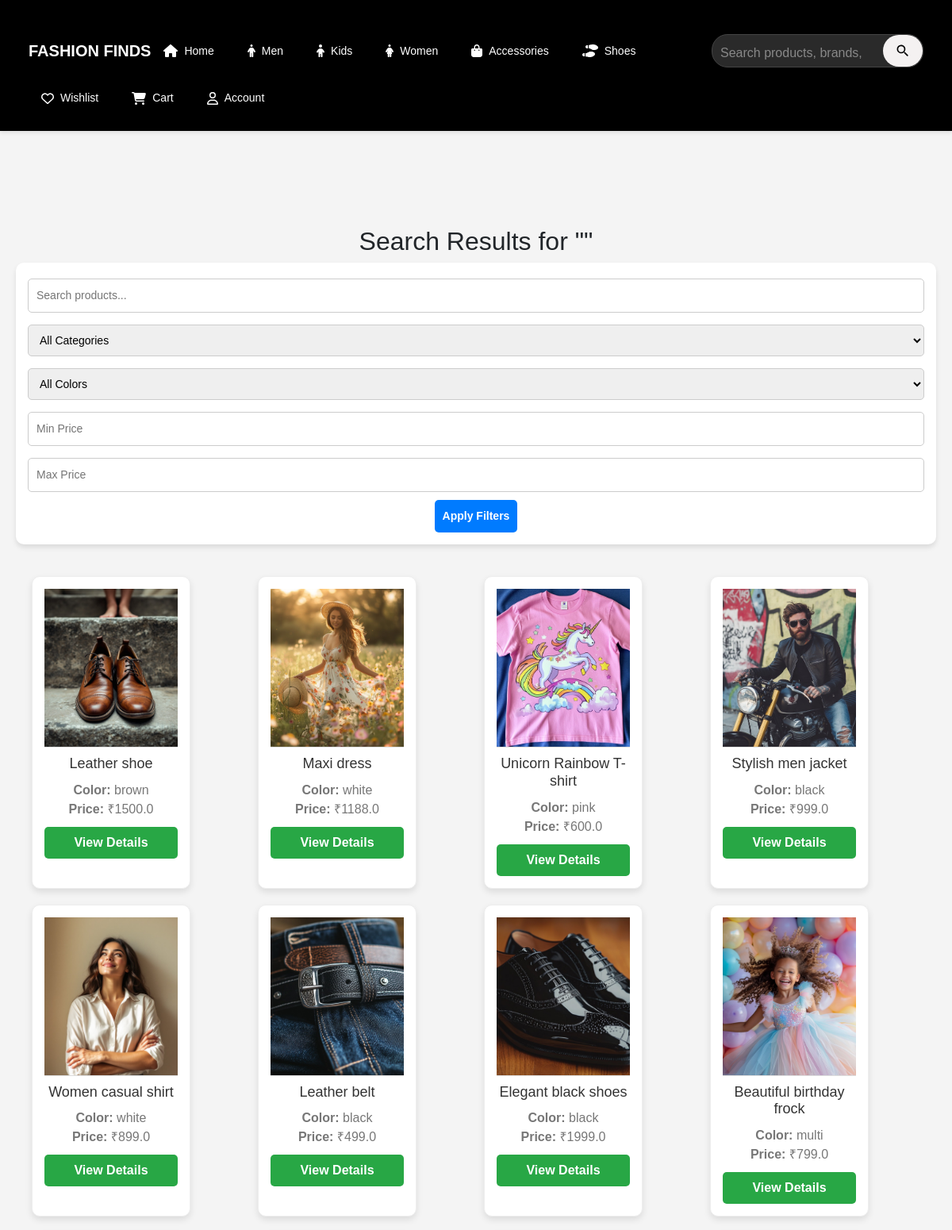
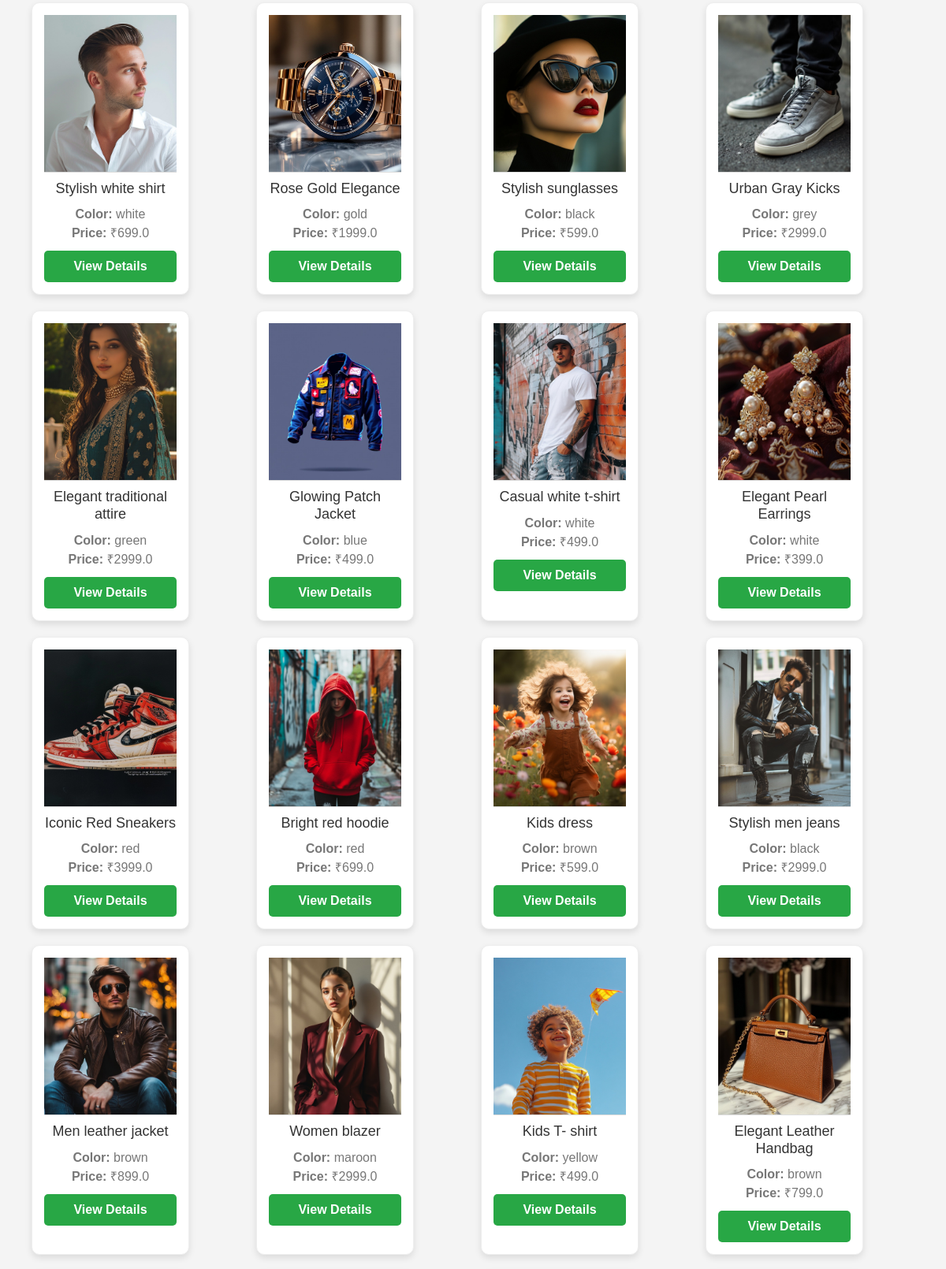
Screenshot of /search (upper part) with the database file from the repository (2 pictures, top to bottom).
### app/models.py (models this page shows, shortened)
class Product(db.Model):
    __tablename__ = 'products'
    id = db.Column(db.Integer, primary_key=True)
    product_name = db.Column(db.String(100), nullable=False)
    product_picture = db.Column(db.String(1000), nullable=False)
    current_price = db.Column(db.Float, nullable=False)
    previous_price = db.Column(db.Float, nullable=False)
    description = db.Column(db.String(2000), nullable=True)
    color = db.Column(db.String(15))
    rating = db.Column(db.Integer, default=0)
    sale = db.Column(db.Boolean, default=False)
    discount = db.Column(db.Integer, nullable=True, default=0)
    brand = db.Column(db.String(100), nullable=True)
    category = db.Column(db.String(100), nullable=False)  # ✅ Now category is a string field
    quantity_size = db.relationship('ProductSize', backref='product', lazy=True, cascade="all, delete-orphan")
    carts = db.relationship('Cart', backref='cart_product', lazy=True, cascade="all, delete-orphan")
    wishlists = db.relationship('Wishlist', backref='wishlist_product', lazy=True, cascade="all, delete-orphan")
    order_items = db.relationship('OrderItem', backref='product', lazy=True, cascade="all, delete-orphan")

### app/views.py (the view)
@views.route('/search', methods=['GET'])
def search():
    query = request.args.get('query', '').strip()
    category_name = request.args.get('category', '').strip()
    min_price = request.args.get('min_price', type=float)
    max_price = request.args.get('max_price', type=float)
    color = request.args.get('color', '').strip()
    search_query = Product.query
    if query:
        search_query = search_query.filter(
            (Product.product_name.ilike(f"%{query}%")) | (Product.description.ilike(f"%{query}%"))
        )
    if category_name:
        search_query = search_query.filter(Product.category.ilike(f"%{category_name}%"))
    if color:
        search_query = search_query.filter(Product.color.ilike(f"%{color}%"))
    if min_price is not None:
        search_query = search_query.filter(Product.current_price >= min_price)
    if max_price is not None:
        search_query = search_query.filter(Product.current_price <= max_price)
    search_results = search_query.all()
    categories = db.session.query(Product.category).distinct()
    colors = db.session.query(Product.color).distinct()  # Fetch unique colors
    return render_template(
        'search_results.html',
        products=search_results,
        query=query,
        category=category_name,
        min_price=min_price,
        max_price=max_price,
        color=color,
        categories=[c[0] for c in categories],
        colors=[c[0] for c in colors]  # Pass colors correctly
    )

### app/templates/search_results.html (shortened to what this page needs)
{% extends 'base.html' %}
{% block content %}
<div class="search-container">
    <h2>Search Results for "{{ query }}"</h2>
    <form method="GET" action="{{ url_for('views.search') }}" class="filter-form">
        <input type="text" name="query" placeholder="Search products..." value="{{ query }}" class="filter-input">
        <select name="category" class="filter-select">
            <option value="">All Categories</option>
        </select>
        <select name="color" class="filter-select">
            <option value="">All Colors</option>
        </select>
        <input type="number" name="min_price" placeholder="Min Price" value="{{ min_price or '' }}" class="filter-input">
        <input type="number" name="max_price" placeholder="Max Price" value="{{ max_price or '' }}" class="filter-input">
        <button type="submit" class="filter-button">Apply Filters</button>
    </form>
</div>
{% if products %}
    <div class="product-grid">
        {% for product in products %}
            <div class="product-card">
                <img src="{{ url_for('views.get_image', filename=product.product_picture) }}"
                     alt="{{ product.product_name }}"
                     width="250"
                     height="250">
                <h3>{{ product.product_name }}</h3>
                <p><strong>Color:</strong> {{ product.color }}</p>
                <p><strong>Price:</strong> ₹{{ product.current_price }}</p>
                <a href="{{ url_for('views.product_info', product_id=product.id) }}" class="view-details">View Details</a>
            </div>
        {% endfor %}
    </div>
{% else %}
    <p class="no-results">No products found matching your search.</p>
{% endif %}
{% endblock %}

### app/static/css/style.css (style rules this page uses)
* { margin: 0; padding: 0; box-sizing: border-box; font-family: Arial, sans-serif; }
.product-card { width: 100%; max-width: 200px; border: 1px solid #eee; border-radius: 8px; overflow: hidden; cursor: pointer; transition: transform 0.3s ease, box-shadow 0.3s ease; text-decoration: none; color: inherit; display: flex; flex-direction: column; position: relative; }
body { font-family: Arial, sans-serif; margin: 0; padding: 0; }
p { font-size: 16px; color: black; margin: 0; }
a { text-decoration: none; }
form { display: grid; gap: 15px; }
html, body { height: 100%; margin: 0; overflow-x: hidden; }
input, textarea, select { margin-top: 5px; padding: 12px; border-radius: 5px; border: 1px solid #ccc; font-size: 1em; width: 100%; }
button { background-color: #262626; color: #f5f5f5; cursor: pointer; border: none; padding: 12px; border-radius: 5px; font-size: 1em; transition: background-color 0.3s; }
a { color: black; text-decoration: none; }

### app/templates/search_results.html (style rules this page uses)
body { font-family: Arial, sans-serif; background: #f4f4f4; margin: 0; padding: 0; }
.search-container { text-align: center; margin: 20px 0; }
.filter-form { display: flex; flex-wrap: wrap; gap: 10px; justify-content: center; padding: 15px; background: #fff; border-radius: 10px; box-shadow: 0 4px 6px rgba(0, 0, 0, 0.1); margin-bottom: 20px; }
.filter-input, .filter-select, .filter-button { padding: 10px; border-radius: 5px; border: 1px solid #ccc; font-size: 14px; outline: none; }
.filter-button { background-color: #007bff; color: white; border: none; cursor: pointer; transition: 0.3s; font-weight: bold; }
.product-grid { display: grid; grid-template-columns: repeat(auto-fit, minmax(250px, 1fr)); gap: 20px; padding: 20px; max-width: 1200px; margin: auto; }
.product-card { background: #fff; border-radius: 10px; box-shadow: 0 4px 8px rgba(0, 0, 0, 0.1); overflow: hidden; text-align: center; padding: 15px; transition: transform 0.3s ease; }
.product-card img { width: 100%; height: 200px; object-fit: cover; border-bottom: 1px solid #ddd; }
.product-card h3 { margin: 10px 0; font-size: 18px; color: #333; }
.product-card p { color: #777; font-size: 16px; }
.view-details { display: inline-block; margin-top: 10px; padding: 8px 15px; background: #28a745; color: #fff; text-decoration: none; border-radius: 5px; transition: background 0.3s; font-weight: bold; }

### rows the page displays
Product: product_picture (picture), product_name "Leather shoe", color "brown", current_price "1500.0"
Product: product_picture (picture), product_name "Maxi dress", color "white", current_price "1188.0"
Product: product_picture (picture), product_name "Unicorn Rainbow T-shirt", color "pink", current_price "600.0"
Product: product_picture (picture), product_name "Stylish men jacket", color "black", current_price "999.0"
Product: product_picture (picture), product_name "Women casual shirt", color "white", current_price "899.0"
Product: product_picture (picture), product_name "Leather belt", color "black", current_price "499.0"
Product: product_picture (picture), product_name "Elegant black shoes", color "black", current_price "1999.0"
Product: product_picture (picture), product_name "Beautiful birthday frock", color "multi", current_price "799.0"
Product: product_picture (picture), product_name "Stylish white shirt", color "white", current_price "699.0"
Product: product_picture (picture), product_name "Rose Gold Elegance", color "gold", current_price "1999.0"
Product: product_picture (picture), product_name "Stylish sunglasses", color "black", current_price "599.0"
Product: product_picture (picture), product_name "Urban Gray Kicks", color "grey", current_price "2999.0"
Product: product_picture (picture), product_name "Elegant traditional attire", color "green", current_price "2999.0"
Product: product_picture (picture), product_name "Glowing Patch Jacket", color "blue", current_price "499.0"
Product: product_picture (picture), product_name "Casual white t-shirt", color "white", current_price "499.0"
Product: product_picture (picture), product_name "Elegant Pearl Earrings", color "white", current_price "399.0"
Product: product_picture (picture), product_name "Iconic Red Sneakers", color "red", current_price "3999.0"
Product: product_picture (picture), product_name "Bright red hoodie", color "red", current_price "699.0"
Product: product_picture (picture), product_name "Kids dress", color "brown", current_price "599.0"
Product: product_picture (picture), product_name "Stylish men jeans", color "black", current_price "2999.0"
Product: product_picture (picture), product_name "Men leather jacket", color "brown", current_price "899.0"
Product: product_picture (picture), product_name "Women blazer", color "maroon", current_price "2999.0"
Product: product_picture (picture), product_name "Kids T- shirt", color "yellow", current_price "499.0"
Product: product_picture (picture), product_name "Elegant Leather Handbag", color "brown", current_price "799.0"
